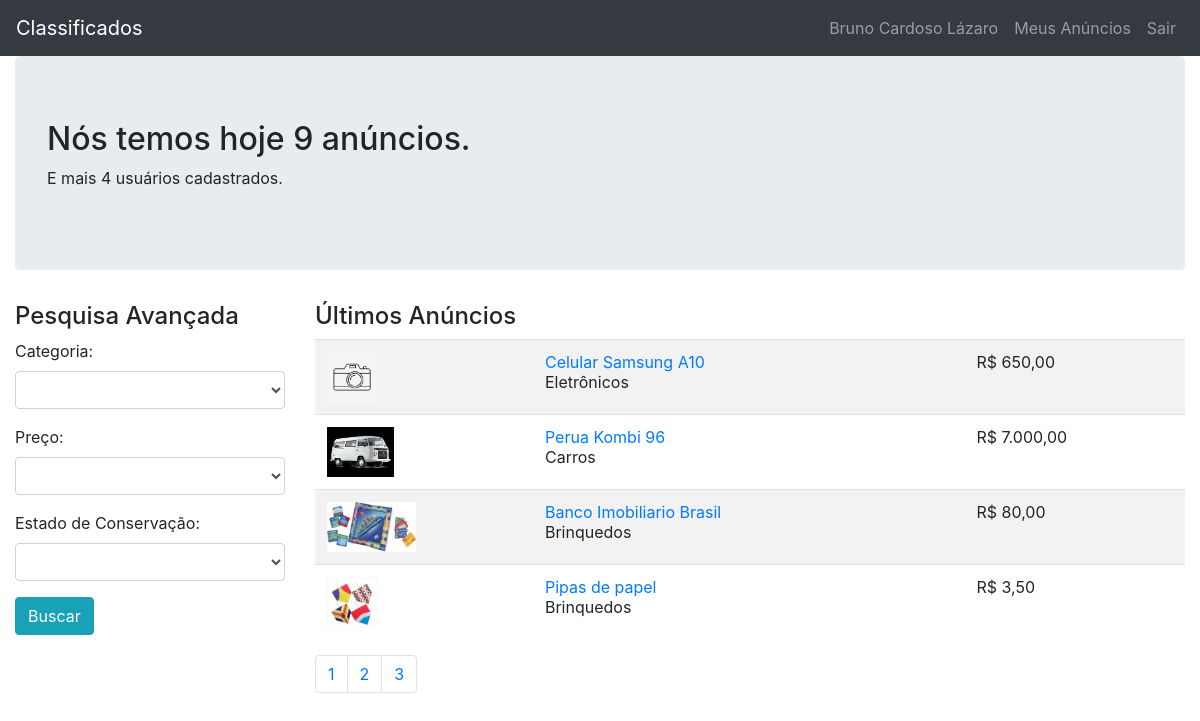
The page / (signed in) on the database its author committed.
### tables this page shows
CREATE TABLE `anuncios` (
  `id` int(11) NOT NULL,
  `id_usuario` int(11) NOT NULL,
  `id_categoria` int(11) NOT NULL,
  `titulo` varchar(100) DEFAULT NULL,
  `descricao` text DEFAULT NULL,
  `preco` float DEFAULT NULL,
  `estado` int(11) NOT NULL
);

### core/controller.php (called while the page is built, shortened)
<?php
class controller{
    public function loadTemplate($viewName, $viewData = []){
        require 'views/template.php';
    }
    public function loadViewInTemplate($viewName, $viewData = []){
        extract($viewData);
        require 'views/'.$viewName.'.php';
    }
}
?>

### controllers/homeController.php (called while the page is built, shortened)
<?php
class homeController extends controller{
    public function index(){
        $dados = [];
        $a = new Anuncios();
        $c = new Categorias();
        $filtros = [
            'categoria' => '',
            'preco' => '',
            'estado' => ''
        ];
        $total_anuncios = $a->getTotalAnuncios($filtros);
        $total_usuarios = $a->getTotalUsuarios();
        $p = 1;
        $porPagina = 4;
        $total_paginas =  ceil($total_anuncios / $porPagina);
        $anuncios = $a->getUltimosAnuncios($p,$porPagina, $filtros);
        $categorias = $c->getLista();
        $dados['total_anuncios'] = $total_anuncios;
        $dados['total_usuarios'] = $total_usuarios;
        $dados['categorias'] = $categorias;
        $dados['filtros'] = $filtros;
        $dados['anuncios'] = $anuncios;
        $dados['total_paginas'] = $total_paginas;
        $this->loadTemplate('home', $dados);
    }
}
?>

### core/Core.php (called while the page is built, shortened)
<?php
class Core{
    public function run(){
        $url = '/';
        $params = [];
        if(!empty($url) && $url != '/'){
            $url = explode('/',$url);
            array_shift($url);
            $currentController = $url[0].'Controller';
            array_shift($url);
            if(isset($url[0]) && !empty($url)){
                $currentAction = $url[0];
                array_shift($url);
            } else {
                $currentAction = 'index';
            }
            if(count($url) > 0){
                $params = $url;
            }
        } else {
            $currentAction = 'index';
        }
        $c = new $currentController();
        call_user_func_array(array($c,$currentAction),$params);
    }
}
?>

### index.php (called while the page is built, shortened)
<?php
$core = new Core();
$core->run();
?>

### core/model.php (called while the page is built, shortened)
<?php
class model{
    public function __construct()
    {
        global $db;
        $this->db = $db;
    }
}
?>

### models/Anuncios.php (called while the page is built, shortened)
<?php
class Anuncios extends model{
    public function getTotalAnuncios($filtros){
        $filtrosString = [' 1 = 1 '];
        $sql = $this->db->prepare("SELECT COUNT(*) as total FROM anuncios WHERE
        ".implode(' AND ',$filtrosString));
        $sql->execute();
        $row = $sql->fetch();
        return $row['total'];
    }
    public function getTotalUsuarios(){
        $sql = $this->db->query("SELECT COUNT(*) as total FROM usuarios");
        $row = $sql->fetch();
        return $row['total'];
    }
    public function getUltimosAnuncios($page, $perPage, $filtros){
        $offset = ($page - 1) * $perPage;
        $array = [];
        $filtrosString = [' 1 = 1 '];
        $sql = $this->db->prepare("SELECT * ,(select anuncios_imagens.url FROM
        anuncios_imagens WHERE anuncios_imagens.id_anuncio =
        anuncios.id limit 1) as url, (select categorias.nome from categorias where
        categorias.id = anuncios.id_categoria) as categoria from anuncios WHERE "
        .implode(' AND ', $filtrosString). "order by id desc limit $offset,$perPage");
        $sql->execute();
        if($sql->rowCount() > 0){
            $array = $sql->fetchAll();
        }
        return $array;
    }
}
?>

### models/Categorias.php (called while the page is built)
<?php
class Categorias extends model{
    public function getLista(){
        $array = [];
        $sql = $this->db->query("SELECT * FROM categorias");
        if($sql->rowCount() > 0){
            $array = $sql->fetchAll();
        }
        return $array;
    }
}
?>

### views/home.php (the view, shortened to what this page needs)
<div class="container-fluid">
        <div class="jumbotron">
            <h2>Nós temos hoje <?php echo $total_anuncios;?> anúncios.</h2>
            <p>E mais <?php echo $total_usuarios;?> usuários cadastrados.</p>
        </div>
        <div class="row">
        <div class="col-sm-3">
            <h4>Pesquisa Avançada</h4>
            <form method="GET">
                <div class="form-group">
                    <label for="categoria">Categoria:</label>
                    <select id="categoria" name="filtros[categoria]" class="form-control">
                        <option></option>
                        <?php foreach($categorias as $cat): ?>
                            <option value="<?php echo $cat['id'];?>"<?php
                            echo($cat['id'] == $filtros['categoria'])?'selected=
                            "selected"':'';?>>
                            <?php echo $cat['nome'];?></option>
                        <?php endforeach; ?>
                    </select>
                </div>
                <div class="form-group">
                    <label for="preco">Preço:</label>
                    <select name="filtros[preco]" id="preco" class="form-control">
                        <option></option>
                        <option value="0-100" <?php echo($filtros['preco'] == '0-100')?
                        'selected="selected"':'';?>>R$ 0 - 100</option>
                    </select>
                </div>
                <div class="form-group">
                    <label for="estado">Estado de Conservação:</label>
                    <select name="filtros[estado]" id="estado" class="form-control">
                        <option></option>
                        <option value="0" <?php echo($filtros['estado'] == '0')?
                        'selected="selected"':'';?>>Ruim</option>
                    </select>
                </div>
                <div class="form-group">
                    <input type="submit" class="btn btn-info" value="Buscar">
                </div>
            </form>
        </div>
        <div class="col-sm-9">
            <h4>Últimos Anúncios</h4>
            <table class="table table-striped">
                <tbody>
                    <?php foreach($anuncios as $anuncio): ?>
                        <tr>
                            <?php if(!empty($anuncio['url'])): ?>
                                <td><img border="0"
                                src="<?php echo BASE_URL; ?>assets/images/anuncios/<?php echo $anuncio['url']; ?>"
                                height="50" /></td>
                            <?php else: ?>
                                <td><img src="<?php echo BASE_URL; ?>assets/images/default.jpg" height="50"
                                border="0" ?></td>
                            <?php endif; ?>
                        <td><a href="<?php echo BASE_URL; ?>produto/abrir/<?php echo $anuncio['id'];?>"><?php echo $anuncio['titulo']; ?></a><br/>
                        <?php echo $anuncio['categoria']; ?></td>
                        <td>
                            <td><?php echo 'R$ '.number_format($anuncio['preco'],2,',','.'); ?></td>
                        </td>
                        </tr>
                    <?php endforeach;?>
                </tbody>
            </table>
            <ul class="pagination">
                <?php for($q=1;$q<=$total_paginas;$q++): ?>
                    <li class="page-item <?php echo($p == $q)?'active':''?>">
                    <a class="page-link" href="<?php echo BASE_URL; ?>?<?php
                    $w = $_GET;
                    $w['p'] = $q;
                    echo http_build_query($w)
                    ?>">
                    <?php echo ($q); ?></a></li>
                <?php endfor; ?>
            </ul>
        </div>
    </div>
    </div>

### rows shown on the page
anuncios: titulo "Celular Samsung A10", categoria "Eletrônicos", preco "650,00"
anuncios: shows a picture, titulo "Perua Kombi 96", categoria "Carros", preco "7.000,00"
anuncios: shows a picture, titulo "Banco Imobiliario Brasil", categoria "Brinquedos", preco "80,00"
anuncios: shows a picture, titulo "Pipas de papel", categoria "Brinquedos", preco "3,50"

### other values the page prints
$_SESSION['nome'] "Bruno Cardoso Lázaro"
$total_anuncios "9"
$total_usuarios "4"
